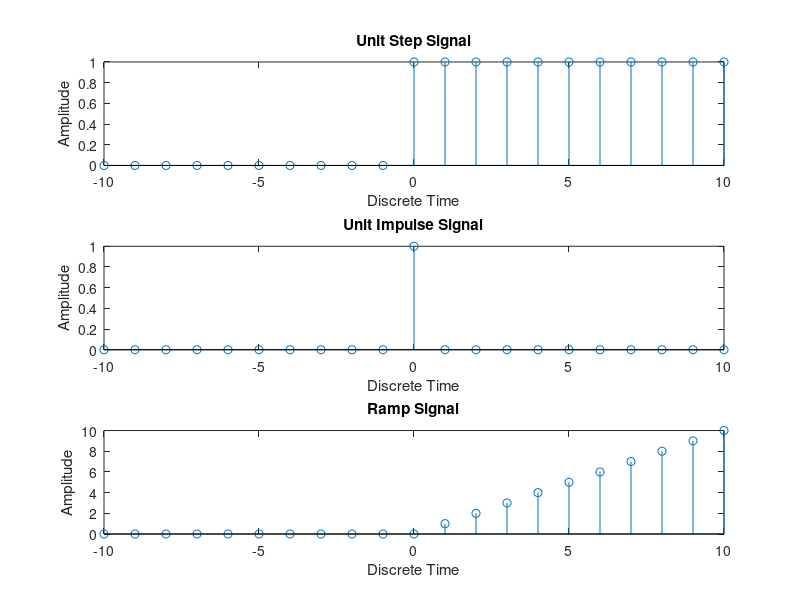

Write the MATLAB code that produced this figure.

clc;
close all;
n0=-10:10;
x=(n0>=0)==1;
subplot(3,1,1);
stem(n0,x);
title('Unit Step Signal');
xlabel('Discrete Time');
ylabel('Amplitude');
x1=(n0==0)==1;
subplot(3,1,2);
stem(n0,x1);
title('Unit Impulse Signal');
xlabel('Discrete Time');
ylabel('Amplitude');
x2=((n0>=1)==1).*n0;
subplot(3,1,3);
stem(n0,x2);
title('Ramp Signal');
xlabel('Discrete Time');
ylabel('Amplitude');

